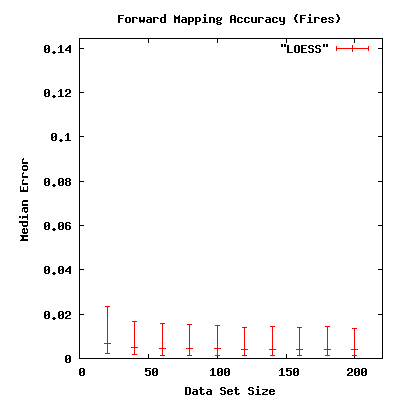

Write gnuplot code to recreate this figure.

set terminal png nocrop enhanced size 400, 400
set output "plot-LOESS.png"
set xlabel "Data Set Size"
set ylabel "Median Error"
set key top right
set title "Forward Mapping Accuracy (Fires)"

set xrange [0:220]
set yrange [0:0.1443]
plot  "LOESS" with errorbars 
